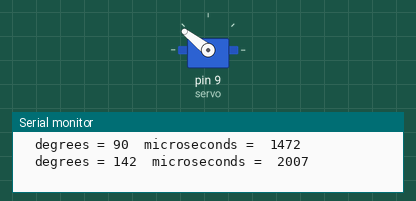
Simulated run of this sketch. Board: Arduino Uno, built with avr-gcc and run on an emulated ATmega328P. Parts: servo, the last lines printed to the serial monitor. Random numbers use the default seed unless the sketch sets one.

Above: at 0.21 s.
At 10.23 s:
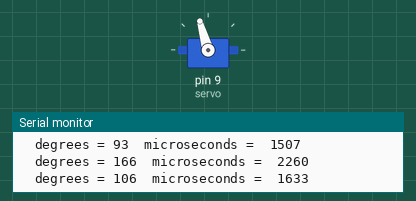
At 19.84 s:
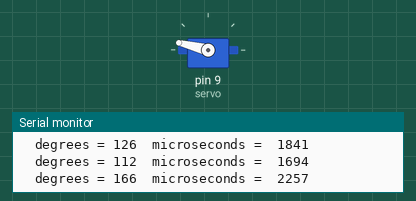
At 39.48 s:
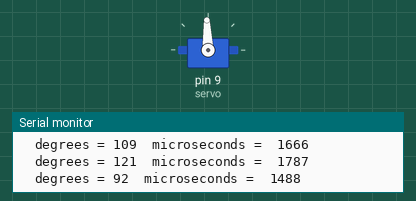
Timing chart, 0 to 40.0 s (numbered marks = the images above):
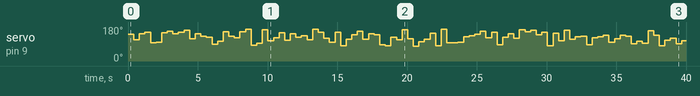

The sketch:

finger-stress-test.ino
```cpp
/*
 Try this test sketch with the Servo library to see how your
 servo responds to different settings, type a position from
 544 to 2400 in the top of serial monitor and hit [ENTER],
 start at 1472 and work your way toward zero (544) 50 micros at
 a time, then toward 2400.
*/
#include <Servo.h>
Servo servo;
bool MANUAL_CTL = false;
int pos=1472;

void setup() {
  // initialize serial:
  Serial.begin(9600); //set serial monitor baud rate to match
  servo.writeMicroseconds(1472);
  servo.attach(9);
  prntIt();
}

void loop() {

  if (Serial.available() > 0) {
    int pos = Serial.parseInt(SKIP_WHITESPACE);
    if (pos == 0) {
      MANUAL_CTL = true;
    } else if (pos == 1) {
      MANUAL_CTL = false;
      while (Serial.available() > 0)
        Serial.read();
    }
    if (MANUAL_CTL == true) {
      if (pos != 0) {
        pos = constrain(pos, 550, 2400);
        servo.writeMicroseconds(pos);
        prntIt();
      }
    }
  }
  if (!MANUAL_CTL) {
    pos=random(1350,2300);
    servo.writeMicroseconds(pos);
    prntIt();
  }
  delay(400);

}

void prntIt()
{
  Serial.print("  degrees = ");
  Serial.print(servo.read());
  Serial.print("\t");
  Serial.print("microseconds =  ");
  Serial.println(servo.readMicroseconds());
}
```

Measured:
- by itself, servo on pin 9 (servo): 142° → 112° at 0.41 s, → 143° 0.40 s later, → 152° 0.40 s later, → 96° 0.40 s later, … (99 changes in this stretch)
